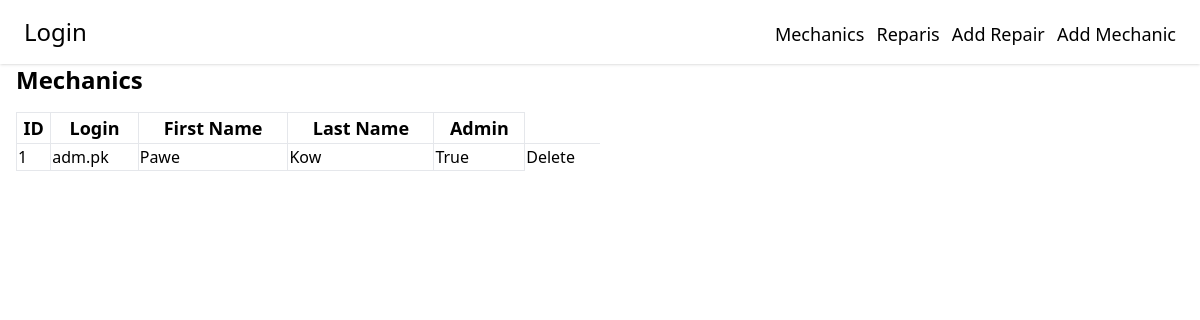
Page /mechanics/ on the earlier database version.
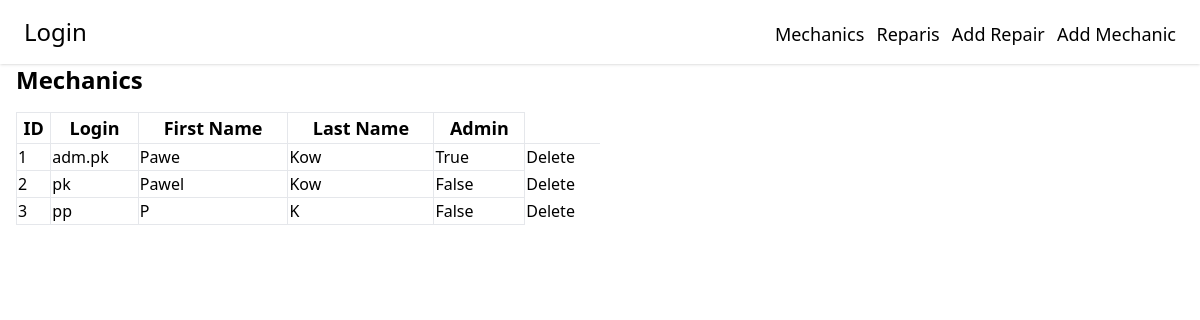
Same page on the later database version.
### sql_app/models.py (models this page shows)
class Mechanic(Base):
    __tablename__ = "mechanics"
    id = Column(Integer, primary_key=True, index=True)
    login = Column(String, unique = True)
    first_name = Column(String)
    last_name = Column(String)
    hashed_password = Column(String)
    is_admin = Column(Boolean, default=False)
    repairs = relationship("Repair", back_populates="mechanic")

### sql_app/main.py (the view)
@app.get("/mechanics/", response_model=list[schemas.Mechanic])
def read_mechanics(request: Request, db: Session = Depends(get_db)):
    mechanics = crud.get_mechanics(db)
    context = {"request": request, "mechanics": mechanics}
    return templates.TemplateResponse("mechanics.html", context)

### sql_app/templates/mechanics.html (shortened to what this page needs)
{% extends "base.html" %}
{% block content %}
  <div class="mx-4">
    <p class="text-2xl font-bold mb-4">Mechanics</p>
    <table class="min-w-[50%] mb-4">
      <thead class="border-b text-lg">
        <tr>
          <th class="border">ID</th>
          <th class="border">Login</th>
          <th class="border">First Name</th>
          <th class="border">Last Name</th>
          <th class="border">Admin</th>
        </tr>
      </thead>
      <tbody hx-confirm="Are you sure?" hx-target="closest tr">
        {% for mechanic in mechanics %}
        <tr>
            <td class="border">{{mechanic.id}}</td>
            <td class="border">{{mechanic.login}}</td>
            <td class="border">{{mechanic.first_name}}</td>
            <td class="border">{{mechanic.last_name}}</td>
            <td class="border">{{mechanic.is_admin}}</td>
            <td>
              <button hx-delete="/delete_mechanic/{{mechanic.id}}">Delete</button>
            </td>
        </tr>
        {% endfor %}
        </tbody>
    </table>
  </div>
{% endblock %}

### sql_app/templates/base.html (shortened to what this page needs)
<!DOCTYPE html>
<head>
  <script src="https://cdn.tailwindcss.com"></script>
</head>
<body>
  {% include 'navbar.html' %}
	{% block content %}
	{% endblock %}
</body>
</html>

### sql_app/templates/navbar.html
<nav class="font-sans flex flex-col text-center sm:flex-row sm:text-left sm:justify-between py-4 px-6 bg-white shadow sm:items-baseline w-full">
  <div class="mb-2 sm:mb-0">
    <a href="/" class="text-2xl no-underline text-grey-darkest hover:text-blue-dark">Login</a>
  </div>
  <div>
    <a href="/mechanics" class="text-lg no-underline text-grey-darkest hover:text-blue-dark ml-2">Mechanics</a>
    <a href="/repairs" class="text-lg no-underline text-grey-darkest hover:text-blue-dark ml-2">Reparis</a>
    <a href="/create_repair" class="text-lg no-underline text-grey-darkest hover:text-blue-dark ml-2">Add Repair</a>
    <a href="/create_mechanic" class="text-lg no-underline text-grey-darkest hover:text-blue-dark ml-2">Add Mechanic</a>
  </div>
</nav>

Differences in the rows shown:
added Mechanic: id "2", login "pk", first_name "Pawel", last_name "Kow", is_admin "False"
added Mechanic: id "3", login "pp", first_name "P", last_name "K", is_admin "False"
